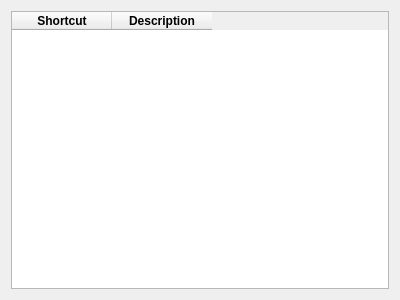
<?xml version="1.0" encoding="UTF-8"?>
<ui version="4.0">
 <class>OSDShortcutDialog</class>
 <widget class="QDialog" name="OSDShortcutDialog">
  <property name="geometry">
   <rect>
    <x>0</x>
    <y>0</y>
    <width>400</width>
    <height>300</height>
   </rect>
  </property>
  <property name="windowTitle">
   <string>Shortcuts</string>
  </property>
  <layout class="QVBoxLayout" name="verticalLayout">
   <item>
    <widget class="QTableWidget" name="tableWidget">
     <column>
      <property name="text">
       <string>Shortcut</string>
      </property>
      <property name="font">
       <font>
        <weight>75</weight>
        <bold>true</bold>
       </font>
      </property>
     </column>
     <column>
      <property name="text">
       <string>Description</string>
      </property>
      <property name="font">
       <font>
        <weight>75</weight>
        <bold>true</bold>
       </font>
      </property>
     </column>
    </widget>
   </item>
  </layout>
 </widget>
 <resources/>
 <connections/>
</ui>
